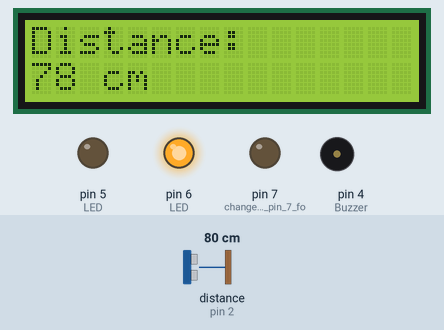
Recording of a sketch running on a simulated Arduino Uno, built with avr-gcc and run on an emulated ATmega328P. Parts: 16×2 character LCD, output pins drawn as LEDs (lit = HIGH), buzzer (waves = sounding, pin HIGH). Wiring (inferred from the names in the program): ultrasonic range finder: trigger pin 3; echo pin 2. Inputs (shaded band) come from the test bench; at power-on: distance to the obstacle (sensor on pin 2) 80 cm. The echo pulse lasts 58.3 µs per cm; pins used as bus, display or sensor lines are not drawn; what the sketch prints to the serial monitor is not drawn.

Above: at 1.3 s.
1.4 s: distance to the obstacle (sensor on pin 2) set to 54 cm
At 2.6 s:
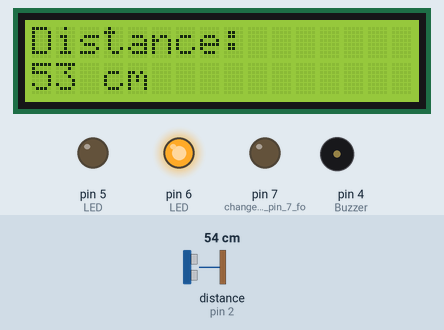
2.9 s: distance to the obstacle (sensor on pin 2) set to 47 cm
At 3.8 s:
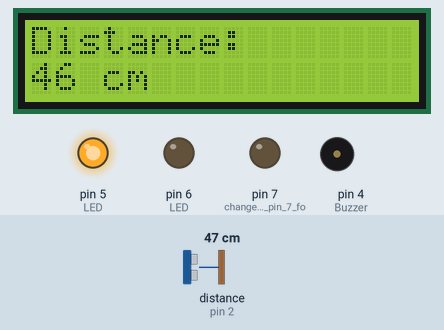
4.4 s: distance to the obstacle (sensor on pin 2) set to 35 cm
At 4.8 s:
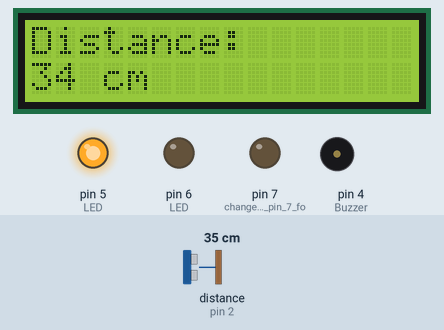
7.4 s: distance to the obstacle (sensor on pin 2) set to 60 cm
At 8.4 s:
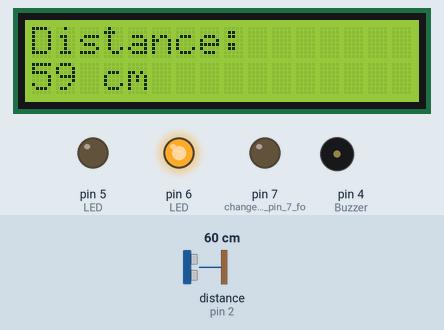
10.4 s: distance to the obstacle (sensor on pin 2) set to 99 cm
At 11.1 s:
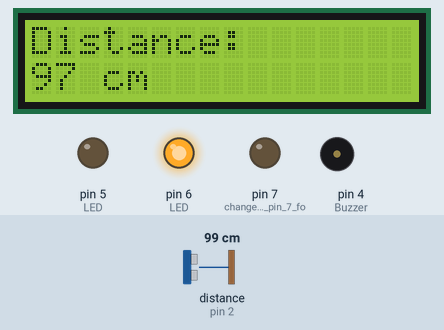
12.0 s: distance to the obstacle (sensor on pin 2) set to 108 cm
At 12.3 s:
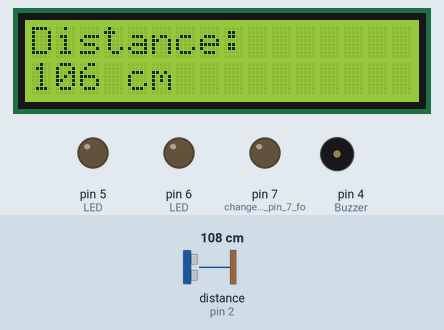
Timing chart, 0 to 15.0 s (numbered marks = the images above; inputs shaded):
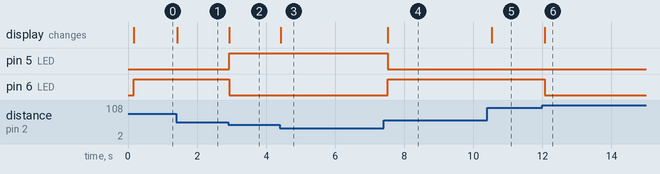

Measured:
- the behaviour switches between 52 and 51 cm on distance to the obstacle (sensor on pin 2) (found by bisection; images 1 and 2)
- the behaviour switches between 102 and 103 cm on distance to the obstacle (sensor on pin 2) (found by bisection; images 5 and 6)
- after the input at 1.4 s, the display: changes at once (image 1)
- after the input at 2.9 s, pin 5 (LED): LOW → HIGH at once; pin 6 (LED): HIGH → LOW at once; the display: changes at once (image 2)
- after the input at 4.4 s, the display: changes at once (image 3)
- after the input at 7.4 s, pin 5 (LED): HIGH → LOW after 0.13 s; pin 6 (LED): LOW → HIGH after 0.13 s; the display: changes after 0.13 s (image 4)
- after the input at 10.4 s, the display: changes after 0.14 s (image 5)
- after the input at 12.0 s, pin 6 (LED): HIGH → LOW after 0.07 s; the display: changes after 0.07 s (image 6)

The sketch:

dist2.ino
```cpp
#include <LiquidCrystal_I2C.h>

#include <Wire.h>


LiquidCrystal_I2C lcd(0x27, 16, 2);

void setup() {
   //Initialize the LCD
  lcd.init();
  lcd.begin(16,2);
  lcd.backlight();
  lcd.setCursor(0, 0);
  lcd.print("Distance: ");

  pinMode(7, OUTPUT); // changed pin 1 to pin 7 for the LED
  pinMode(5, OUTPUT); // LED
  pinMode(6, OUTPUT); // LED
  pinMode(4, OUTPUT); // Buzzer
  pinMode(2, INPUT);  // Echo
  pinMode(3, OUTPUT); // Trigger
  Serial.begin(9600);
}

void loop() {

  digitalWrite(3, LOW);
  delayMicroseconds(2);
  digitalWrite(3, HIGH);
  delayMicroseconds(10);
  digitalWrite(3, LOW);

  // Read the echo pin
  long duration = pulseIn(2, HIGH);
  long inches = duration / 74 / 2;  // Convert time to distance in inches
  long cm = duration * 0.017;       // Convert time to distance in cm

  Serial.print(inches);
  Serial.println(" inches");
  Serial.print(cm);
  Serial.println(" cm");
  Serial.println();

  // Update the LCD
  lcd.setCursor(0, 1);
  lcd.print("                ");
  lcd.setCursor(0, 1);
  lcd.print(cm);
  lcd.print(" cm");


  if (cm <= 10)
  {
    digitalWrite(7, HIGH);
    digitalWrite(4, HIGH);
    digitalWrite(5, LOW);
    digitalWrite(6, LOW);
  } else if (cm <= 50)
  {
    digitalWrite(5, HIGH);
    digitalWrite(7, LOW);
    digitalWrite(6, LOW);
    digitalWrite(4, LOW);
  } else if (cm <= 100)
  {
    digitalWrite(6, HIGH);
    digitalWrite(5, LOW);
    digitalWrite(7, LOW);
    digitalWrite(4, LOW);
  } else
  {
    digitalWrite(7, LOW);
    digitalWrite(5, LOW);
    digitalWrite(6, LOW);
    digitalWrite(4, LOW);
  }

  delay(100); // Avoid sudden switching
}
```
